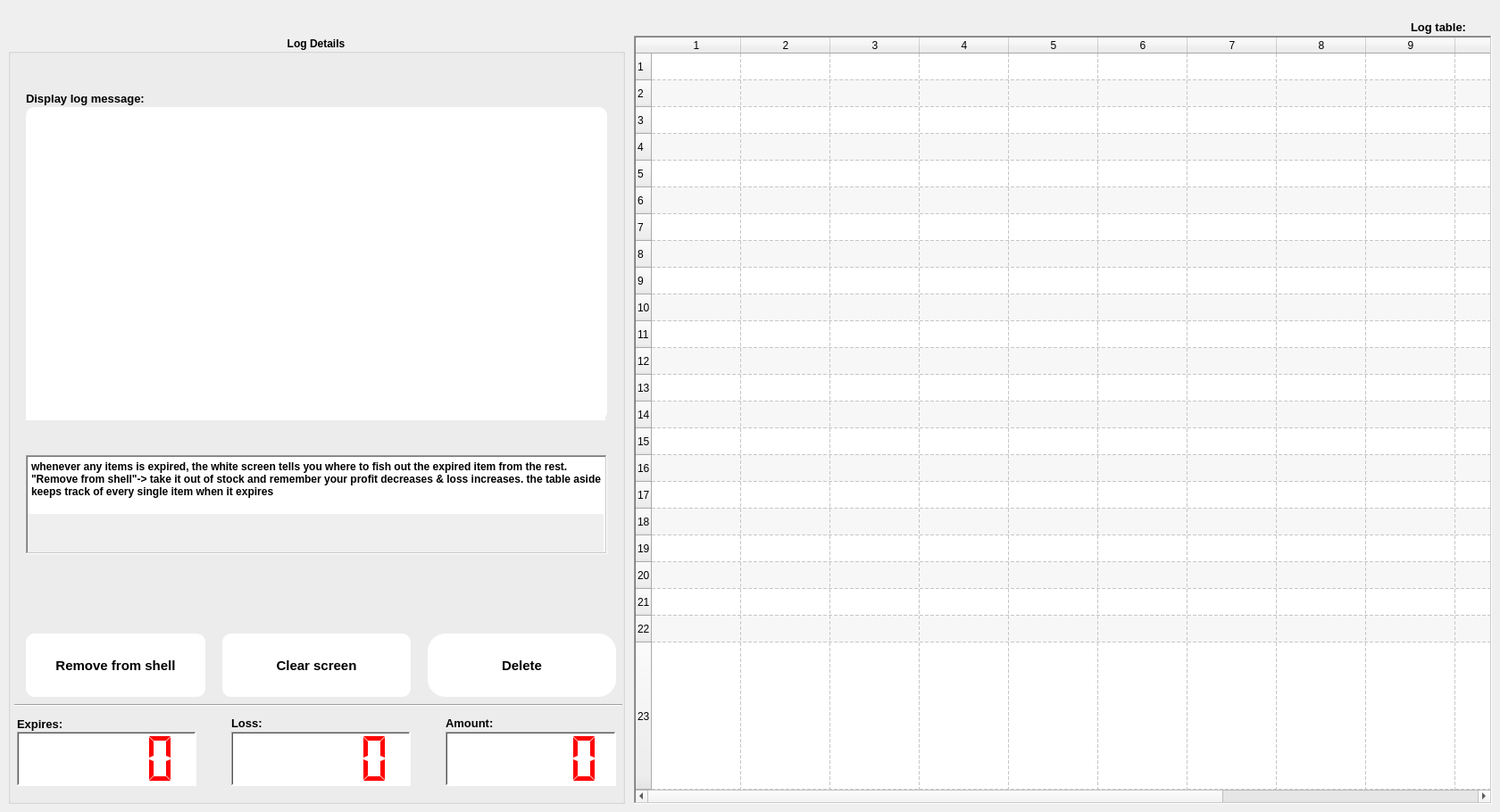
     <widget class="QWidget" name="tab_4">
      <attribute name="title">
       <string>LOGS</string>
      </attribute>
      <widget class="QGroupBox" name="groupBox_3">
       <property name="geometry">
        <rect>
         <x>9</x>
         <y>40</y>
         <width>691</width>
         <height>861</height>
        </rect>
       </property>
       <property name="font">
        <font>
         <pointsize>9</pointsize>
         <weight>75</weight>
         <bold>true</bold>
        </font>
       </property>
       <property name="title">
        <string>Log Details</string>
       </property>
       <property name="alignment">
        <set>Qt::AlignCenter</set>
       </property>
       <widget class="QPlainTextEdit" name="description_4">
        <property name="geometry">
         <rect>
          <x>20</x>
          <y>80</y>
          <width>651</width>
          <height>351</height>
         </rect>
        </property>
        <property name="font">
         <font>
          <pointsize>9</pointsize>
          <weight>75</weight>
          <bold>true</bold>
         </font>
        </property>
        <property name="styleSheet">
         <string notr="true">background-color: white;
color: red;
border-radius: 10px;</string>
        </property>
        <property name="frameShape">
         <enum>QFrame::WinPanel</enum>
        </property>
        <property name="frameShadow">
         <enum>QFrame::Sunken</enum>
        </property>
        <property name="sizeAdjustPolicy">
         <enum>QAbstractScrollArea::AdjustToContents</enum>
        </property>
        <property name="readOnly">
         <bool>true</bool>
        </property>
        <property name="plainText">
         <string/>
        </property>
        <property name="overwriteMode">
         <bool>true</bool>
        </property>
        <property name="backgroundVisible">
         <bool>true</bool>
        </property>
        <property name="placeholderText">
         <string>lower body temperature, minor headache</string>
        </property>
       </widget>
       <widget class="QLabel" name="lbl_search_56">
        <property name="geometry">
         <rect>
          <x>20</x>
          <y>60</y>
          <width>171</width>
          <height>20</height>
         </rect>
        </property>
        <property name="font">
         <font>
          <family>Segoe UI</family>
          <pointsize>10</pointsize>
          <weight>75</weight>
          <bold>true</bold>
          <underline>false</underline>
         </font>
        </property>
        <property name="text">
         <string>Display log message: </string>
        </property>
       </widget>
       <widget class="QPushButton" name="btn_edit_return_4">
        <property name="geometry">
         <rect>
          <x>20</x>
          <y>670</y>
          <width>201</width>
          <height>71</height>
         </rect>
        </property>
        <property name="font">
         <font>
          <family>Segoe UI</family>
          <pointsize>11</pointsize>
          <weight>75</weight>
          <bold>true</bold>
          <underline>false</underline>
         </font>
        </property>
        <property name="styleSheet">
         <string>border-radius: 10px;
color: blacke;

background-color:white;</string>
        </property>
        <property name="text">
         <string>Remove from shell</string>
        </property>
        <property name="iconSize">
         <size>
          <width>50</width>
          <height>50</height>
         </size>
        </property>
        <property name="default">
         <bool>true</bool>
        </property>
       </widget>
       <widget class="QPushButton" name="btn_clear_return_4">
        <property name="geometry">
         <rect>
          <x>240</x>
          <y>670</y>
          <width>211</width>
          <height>71</height>
         </rect>
        </property>
        <property name="font">
         <font>
          <family>Segoe UI</family>
          <pointsize>11</pointsize>
          <weight>75</weight>
          <bold>true</bold>
          <underline>false</underline>
         </font>
        </property>
        <property name="styleSheet">
         <string notr="true">border-radius: 10px;
color: blacke;

background-color:white;</string>
        </property>
        <property name="text">
         <string>Clear screen</string>
        </property>
        <property name="iconSize">
         <size>
          <width>50</width>
          <height>50</height>
         </size>
        </property>
        <property name="default">
         <bool>true</bool>
        </property>
       </widget>
       <widget class="QPushButton" name="btn_clear_return_5">
        <property name="geometry">
         <rect>
          <x>470</x>
          <y>670</y>
          <width>211</width>
          <height>71</height>
         </rect>
        </property>
        <property name="font">
         <font>
          <family>Segoe UI</family>
          <pointsize>11</pointsize>
          <weight>75</weight>
          <bold>true</bold>
          <underline>false</underline>
         </font>
        </property>
        <property name="styleSheet">
         <string notr="true">border-radius: 20px;
color: blacke;

background-color:white;</string>
        </property>
        <property name="text">
         <string>Delete</string>
        </property>
        <property name="iconSize">
         <size>
          <width>50</width>
          <height>50</height>
         </size>
        </property>
        <property name="default">
         <bool>true</bool>
        </property>
       </widget>
       <widget class="QLCDNumber" name="lcdNumber_26">
        <property name="geometry">
         <rect>
          <x>490</x>
          <y>780</y>
          <width>191</width>
          <height>61</height>
         </rect>
        </property>
        <property name="styleSheet">
         <string notr="true">background-color: white;
color: red;</string>
        </property>
        <property name="frameShape">
         <enum>QFrame::WinPanel</enum>
        </property>
        <property name="frameShadow">
         <enum>QFrame::Sunken</enum>
        </property>
        <property name="digitCount">
         <number>5</number>
        </property>
        <property name="segmentStyle">
         <enum>QLCDNumber::Flat</enum>
        </property>
        <property name="intValue" stdset="0">
         <number>0</number>
        </property>
       </widget>
       <widget class="QLabel" name="lbl_search_57">
        <property name="geometry">
         <rect>
          <x>250</x>
          <y>760</y>
          <width>41</width>
          <height>20</height>
         </rect>
        </property>
        <property name="font">
         <font>
          <family>Segoe UI</family>
          <pointsize>10</pointsize>
          <weight>75</weight>
          <bold>true</bold>
          <underline>false</underline>
         </font>
        </property>
        <property name="text">
         <string>Loss: </string>
        </property>
       </widget>
       <widget class="QLabel" name="lbl_search_58">
        <property name="geometry">
         <rect>
          <x>10</x>
          <y>761</y>
          <width>71</width>
          <height>20</height>
         </rect>
        </property>
        <property name="font">
         <font>
          <family>Segoe UI</family>
          <pointsize>10</pointsize>
          <weight>75</weight>
          <bold>true</bold>
          <underline>false</underline>
         </font>
        </property>
        <property name="text">
         <string>Expires: </string>
        </property>
       </widget>
       <widget class="QLCDNumber" name="lcdNumber_27">
        <property name="geometry">
         <rect>
          <x>250</x>
          <y>780</y>
          <width>201</width>
          <height>61</height>
         </rect>
        </property>
        <property name="styleSheet">
         <string notr="true">background-color: white;
color: red;</string>
        </property>
        <property name="frameShape">
         <enum>QFrame::WinPanel</enum>
        </property>
        <property name="frameShadow">
         <enum>QFrame::Sunken</enum>
        </property>
        <property name="digitCount">
         <number>5</number>
        </property>
        <property name="segmentStyle">
         <enum>QLCDNumber::Flat</enum>
        </property>
        <property name="intValue" stdset="0">
         <number>0</number>
        </property>
       </widget>
       <widget class="QLabel" name="lbl_search_59">
        <property name="geometry">
         <rect>
          <x>490</x>
          <y>760</y>
          <width>71</width>
          <height>20</height>
         </rect>
        </property>
        <property name="font">
         <font>
          <family>Segoe UI</family>
          <pointsize>10</pointsize>
          <weight>75</weight>
          <bold>true</bold>
          <underline>false</underline>
         </font>
        </property>
        <property name="text">
         <string>Amount: </string>
        </property>
       </widget>
       <widget class="QLCDNumber" name="lcdNumber_28">
        <property name="geometry">
         <rect>
          <x>10</x>
          <y>780</y>
          <width>201</width>
          <height>61</height>
         </rect>
        </property>
        <property name="styleSheet">
         <string notr="true">background-color: white;
color: red;</string>
        </property>
        <property name="frameShape">
         <enum>QFrame::WinPanel</enum>
        </property>
        <property name="frameShadow">
         <enum>QFrame::Sunken</enum>
        </property>
        <property name="digitCount">
         <number>5</number>
        </property>
        <property name="segmentStyle">
         <enum>QLCDNumber::Flat</enum>
        </property>
        <property name="intValue" stdset="0">
         <number>0</number>
        </property>
       </widget>
       <widget class="Line" name="line_6">
        <property name="geometry">
         <rect>
          <x>7</x>
          <y>740</y>
          <width>681</width>
          <height>20</height>
         </rect>
        </property>
        <property name="orientation">
         <enum>Qt::Horizontal</enum>
        </property>
       </widget>
       <widget class="QPlainTextEdit" name="description_5">
        <property name="geometry">
         <rect>
          <x>20</x>
          <y>470</y>
          <width>651</width>
          <height>111</height>
         </rect>
        </property>
        <property name="font">
         <font>
          <pointsize>9</pointsize>
          <weight>75</weight>
          <bold>true</bold>
         </font>
        </property>
        <property name="frameShape">
         <enum>QFrame::WinPanel</enum>
        </property>
        <property name="frameShadow">
         <enum>QFrame::Sunken</enum>
        </property>
        <property name="sizeAdjustPolicy">
         <enum>QAbstractScrollArea::AdjustToContents</enum>
        </property>
        <property name="readOnly">
         <bool>true</bool>
        </property>
        <property name="plainText">
         <string>whenever any items is expired, the white screen tells you where to fish out the expired item from the rest.
&quot;Remove from shell&quot;-&gt; take it out of stock and remember your profit decreases &amp; loss increases. the table aside keeps track of every single item when it expires
</string>
        </property>
        <property name="overwriteMode">
         <bool>true</bool>
        </property>
        <property name="backgroundVisible">
         <bool>true</bool>
        </property>
       </widget>
      </widget>
      <widget class="QTableWidget" name="my_table_15">
       <property name="geometry">
        <rect>
         <x>710</x>
         <y>40</y>
         <width>961</width>
         <height>861</height>
        </rect>
       </property>
       <property name="frameShape">
        <enum>QFrame::WinPanel</enum>
       </property>
       <property name="sizeAdjustPolicy">
        <enum>QAbstractScrollArea::AdjustToContents</enum>
       </property>
       <property name="autoScroll">
        <bool>true</bool>
       </property>
       <property name="editTriggers">
        <set>QAbstractItemView::NoEditTriggers</set>
       </property>
       <property name="tabKeyNavigation">
        <bool>false</bool>
       </property>
       <property name="showDropIndicator" stdset="0">
        <bool>true</bool>
       </property>
       <property name="dragDropOverwriteMode">
        <bool>true</bool>
       </property>
       <property name="alternatingRowColors">
        <bool>true</bool>
       </property>
       <property name="selectionBehavior">
        <enum>QAbstractItemView::SelectRows</enum>
       </property>
       <property name="gridStyle">
        <enum>Qt::DashLine</enum>
       </property>
       <property name="sortingEnabled">
        <bool>true</bool>
       </property>
       <property name="rowCount">
        <number>23</number>
       </property>
       <property name="columnCount">
        <number>13</number>
       </property>
       <attribute name="horizontalHeaderCascadingSectionResizes">
        <bool>true</bool>
       </attribute>
       <attribute name="horizontalHeaderShowSortIndicator" stdset="0">
        <bool>true</bool>
       </attribute>
       <attribute name="horizontalHeaderStretchLastSection">
        <bool>true</bool>
       </attribute>
       <attribute name="verticalHeaderCascadingSectionResizes">
        <bool>true</bool>
       </attribute>
       <attribute name="verticalHeaderShowSortIndicator" stdset="0">
        <bool>true</bool>
       </attribute>
       <attribute name="verticalHeaderStretchLastSection">
        <bool>true</bool>
       </attribute>
       <row/>
       <row/>
       <row/>
       <row/>
       <row/>
       <row/>
       <row/>
       <row/>
       <row/>
       <row/>
       <row/>
       <row/>
       <row/>
       <row/>
       <row/>
       <row/>
       <row/>
       <row/>
       <row/>
       <row/>
       <row/>
       <row/>
       <row/>
       <column/>
       <column/>
       <column/>
       <column/>
       <column/>
       <column/>
       <column/>
       <column/>
       <column/>
       <column/>
       <column/>
       <column/>
       <column/>
      </widget>
      <widget class="QLabel" name="lbl_search_55">
       <property name="geometry">
        <rect>
         <x>1580</x>
         <y>20</y>
         <width>91</width>
         <height>21</height>
        </rect>
       </property>
       <property name="font">
        <font>
         <family>Segoe UI</family>
         <pointsize>10</pointsize>
         <weight>75</weight>
         <bold>true</bold>
         <underline>false</underline>
        </font>
       </property>
       <property name="text">
        <string>Log table: </string>
       </property>
      </widget>
     </widget>
